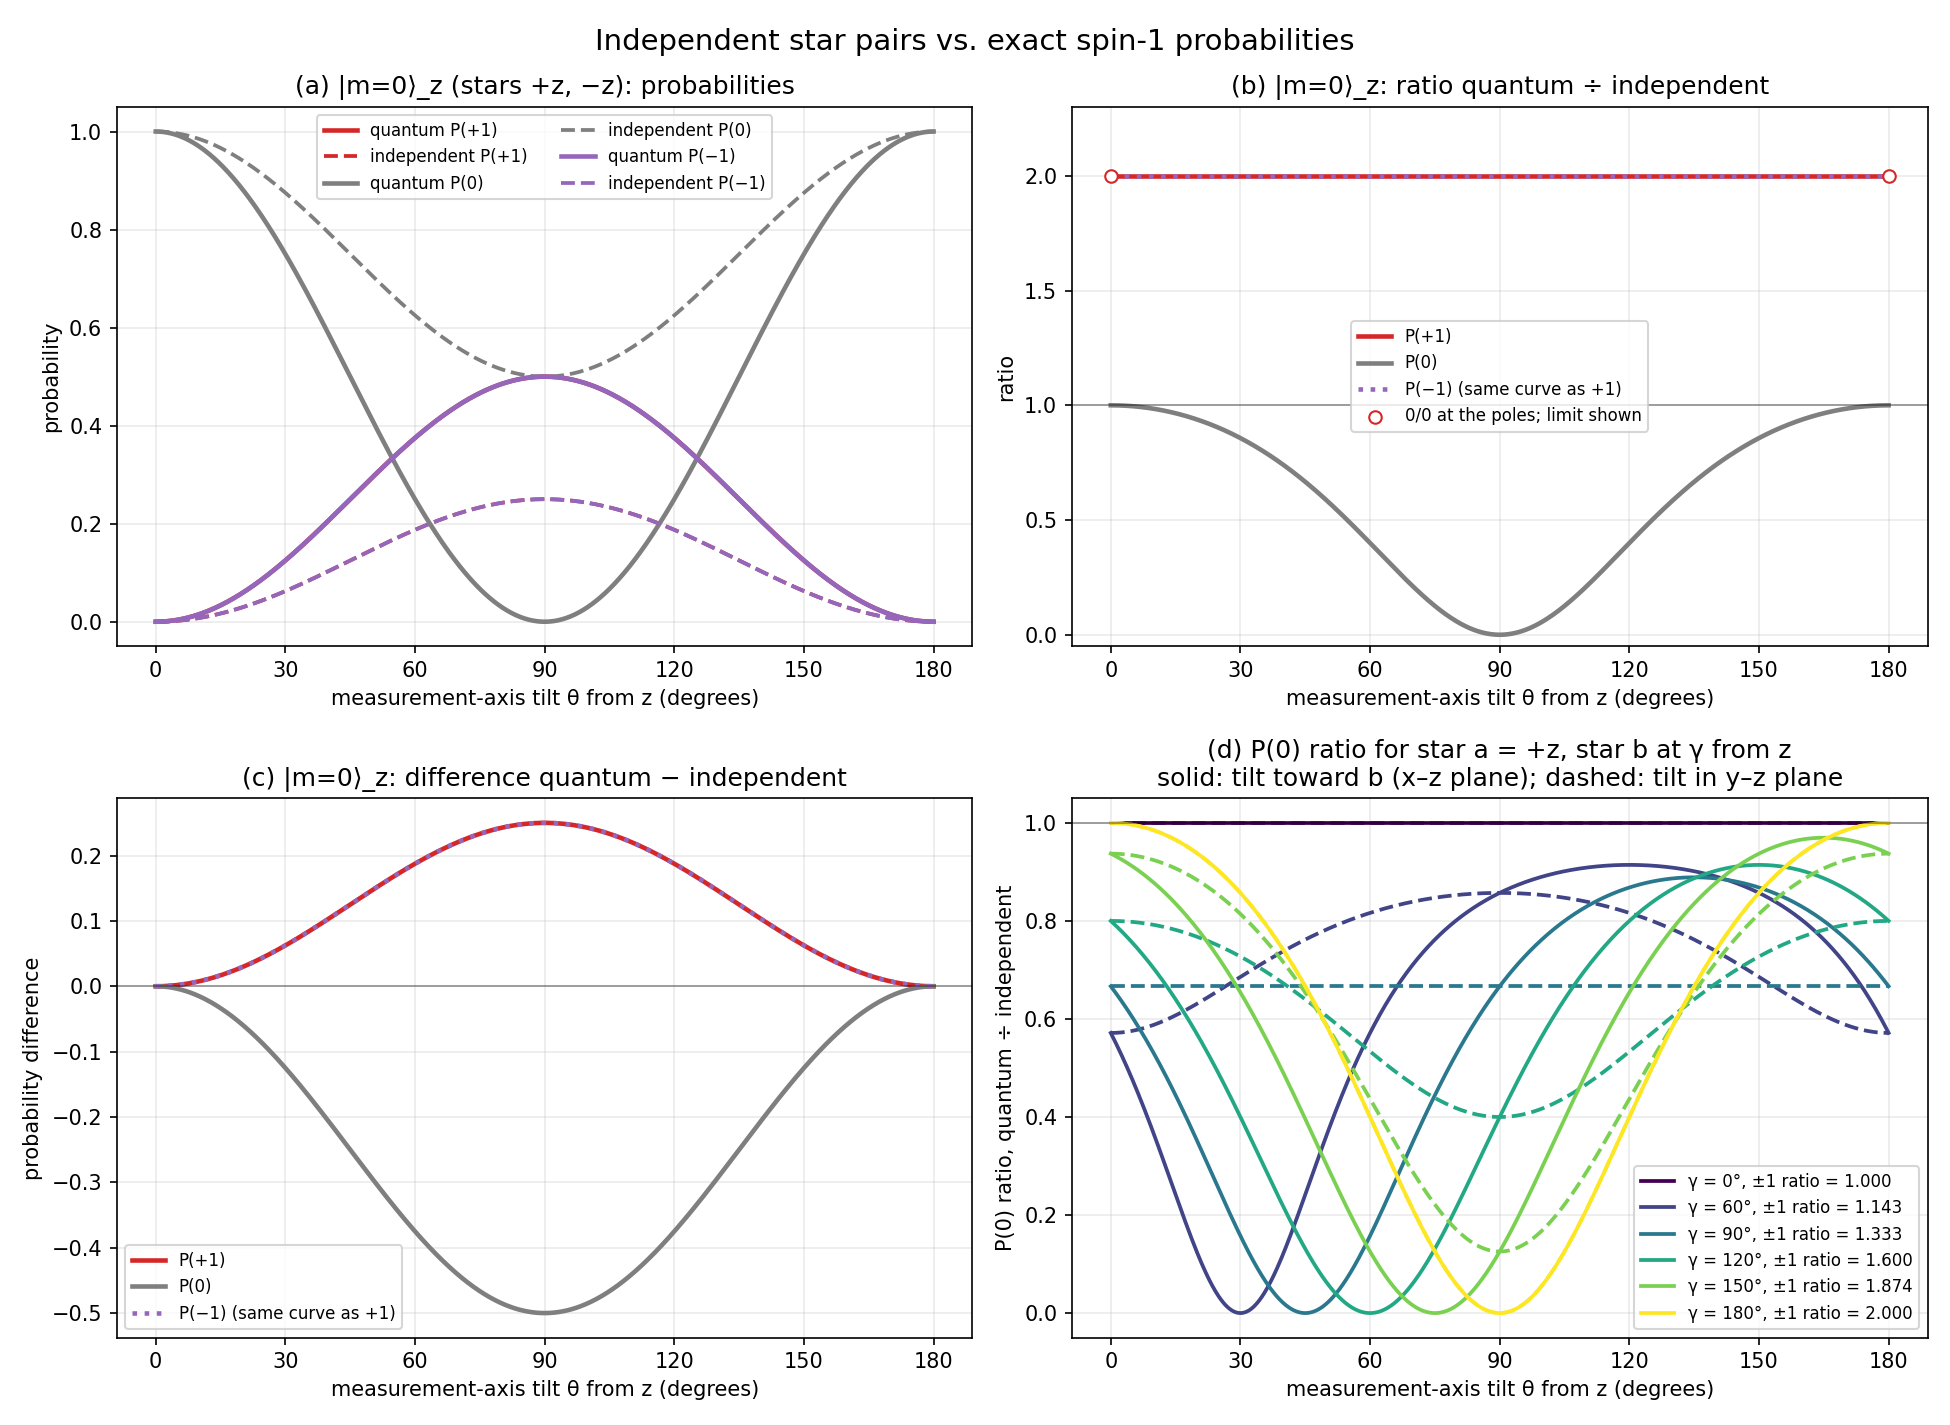

Python code for this plot:
"""Compare independent Majorana-pair probabilities with exact spin-1 probabilities.

Run: python plots\\independent_vs_quantum.py
Requires numpy and matplotlib. Saves a PNG beside this script.

Star a is fixed at +z; star b sits at angle gamma from z in the x-z plane.
The measurement axis is tilted by theta from z, either in the x-z plane (toward b)
or in the y-z plane (perpendicular to the stars' plane).
"""
from pathlib import Path

import matplotlib
import numpy as np

matplotlib.use("Agg")
import matplotlib.pyplot as plt

OUTCOMES = ["+1", "0", "−1"]
COLORS = ["#d62728", "#7f7f7f", "#9467bd"]


def direction(theta, phi=0.0):
    return np.array([np.sin(theta) * np.cos(phi), np.sin(theta) * np.sin(phi), np.cos(theta)])


def independent(a, b, n):
    pa, pb = (1 + a @ n) / 2, (1 + b @ n) / 2
    return np.array([pa * pb, pa * (1 - pb) + (1 - pa) * pb, (1 - pa) * (1 - pb)])


def quantum(a, b, n):
    A, B, C = a @ n, b @ n, a @ b
    return np.array([(1 + A) * (1 + B), 1 + C - 2 * A * B, (1 - A) * (1 - B)]) / (3 + C)


def born_rule(a, b, n):
    """Independent check: build the symmetrized state from spinors and project onto S_n eigenstates."""
    def spinor(v):
        t, p = np.arccos(np.clip(v[2], -1, 1)), np.arctan2(v[1], v[0])
        return np.array([np.cos(t / 2), np.exp(1j * p) * np.sin(t / 2)])
    sa, sb = spinor(a), spinor(b)
    state = np.array([sa[0] * sb[0], (sa[0] * sb[1] + sa[1] * sb[0]) / np.sqrt(2), sa[1] * sb[1]])
    state /= np.linalg.norm(state)
    s = 1 / np.sqrt(2)
    sx = s * np.array([[0, 1, 0], [1, 0, 1], [0, 1, 0]])
    sy = s * np.array([[0, -1j, 0], [1j, 0, -1j], [0, 1j, 0]])
    sz = np.diag([1, 0, -1])
    values, vectors = np.linalg.eigh(n[0] * sx + n[1] * sy + n[2] * sz)
    order = np.argsort(values)[::-1]
    return np.abs(vectors[:, order].conj().T @ state) ** 2


def check_formulas():
    rng = np.random.default_rng(3)
    for _ in range(200):
        a, b, n = (v / np.linalg.norm(v) for v in rng.normal(size=(3, 3)))
        assert np.allclose(quantum(a, b, n), born_rule(a, b, n), atol=1e-10)
        ind, q = independent(a, b, n), quantum(a, b, n)
        # Same-sign outcomes differ from independence by one state-dependent constant.
        assert np.allclose(q[[0, 2]], ind[[0, 2]] * 4 / (3 + a @ b), atol=1e-12)


def main():
    check_formulas()
    theta = np.linspace(0, np.pi, 721)
    deg = np.degrees(theta)
    a = direction(0)
    b = direction(np.pi)
    axes = [direction(t) for t in theta]
    ind = np.array([independent(a, b, n) for n in axes])
    q = np.array([quantum(a, b, n) for n in axes])

    fig, panels = plt.subplots(2, 2, figsize=(13, 9.5))
    fig.suptitle("Independent star pairs vs. exact spin-1 probabilities", fontsize=14)

    ax = panels[0, 0]
    for i in range(3):
        ax.plot(deg, q[:, i], color=COLORS[i], lw=2.2, label=f"quantum P({OUTCOMES[i]})")
        ax.plot(deg, ind[:, i], color=COLORS[i], lw=1.8, ls="--", label=f"independent P({OUTCOMES[i]})")
    ax.set_title("(a) |m=0⟩_z (stars +z, −z): probabilities")
    ax.set_ylabel("probability")
    ax.legend(fontsize=8, ncol=2)

    ax = panels[0, 1]
    with np.errstate(divide="ignore", invalid="ignore"):
        ratio = q / ind
    for i in range(3):
        ax.plot(deg, ratio[:, i], color=COLORS[i], lw=2.2, ls=":" if i == 2 else "-",
                label=f"P({OUTCOMES[i]})" + (" (same curve as +1)" if i == 2 else ""))
    ax.scatter([0, 180], [2, 2], facecolors="white", edgecolors=COLORS[0], zorder=5,
               label="0/0 at the poles; limit shown")
    ax.set_title("(b) |m=0⟩_z: ratio quantum ÷ independent")
    ax.set_ylabel("ratio")
    ax.set_ylim(-0.05, 2.3)
    ax.axhline(1, color="black", lw=0.8, alpha=0.4)
    ax.legend(fontsize=8)

    ax = panels[1, 0]
    for i in range(3):
        ax.plot(deg, q[:, i] - ind[:, i], color=COLORS[i], lw=2.2, ls=":" if i == 2 else "-",
                label=f"P({OUTCOMES[i]})" + (" (same curve as +1)" if i == 2 else ""))
    ax.axhline(0, color="black", lw=0.8, alpha=0.4)
    ax.set_title("(c) |m=0⟩_z: difference quantum − independent")
    ax.set_ylabel("probability difference")
    ax.legend(fontsize=8)

    ax = panels[1, 1]
    gammas = [0, 60, 90, 120, 150, 180]
    cmap = plt.get_cmap("viridis")
    for k, g in enumerate(gammas):
        bk = direction(np.radians(g))
        color = cmap(k / (len(gammas) - 1))
        for phi, style in [(0.0, "-"), (np.pi / 2, "--")]:
            r = []
            for t in theta:
                n = direction(t, phi)
                i0, q0 = independent(a, bk, n)[1], quantum(a, bk, n)[1]
                r.append(q0 / i0 if i0 > 1e-9 else np.nan)
            ax.plot(deg, r, color=color, ls=style, lw=1.8,
                    label=f"γ = {g}°, ±1 ratio = {4 / (3 + np.cos(np.radians(g))):.3f}" if phi == 0 else None)
    ax.axhline(1, color="black", lw=0.8, alpha=0.4)
    ax.set_title("(d) P(0) ratio for star a = +z, star b at γ from z\nsolid: tilt toward b (x–z plane); dashed: tilt in y–z plane")
    ax.set_ylabel("P(0) ratio, quantum ÷ independent")
    ax.legend(fontsize=8)

    for ax in panels.flat:
        ax.set_xlabel("measurement-axis tilt θ from z (degrees)")
        ax.set_xticks(range(0, 181, 30))
        ax.grid(alpha=0.25)

    fig.tight_layout()
    out = Path(__file__).with_name("independent_vs_quantum.png")
    fig.savefig(out, dpi=150)
    print(f"saved {out}")
    for t in [0, 30, 45, 60, 90]:
        j = int(round(t * 4))
        print(f"theta={t:3d}: quantum {np.round(q[j], 4)} independent {np.round(ind[j], 4)} ratio {np.round(ratio[j], 4)}")


if __name__ == "__main__":
    main()
